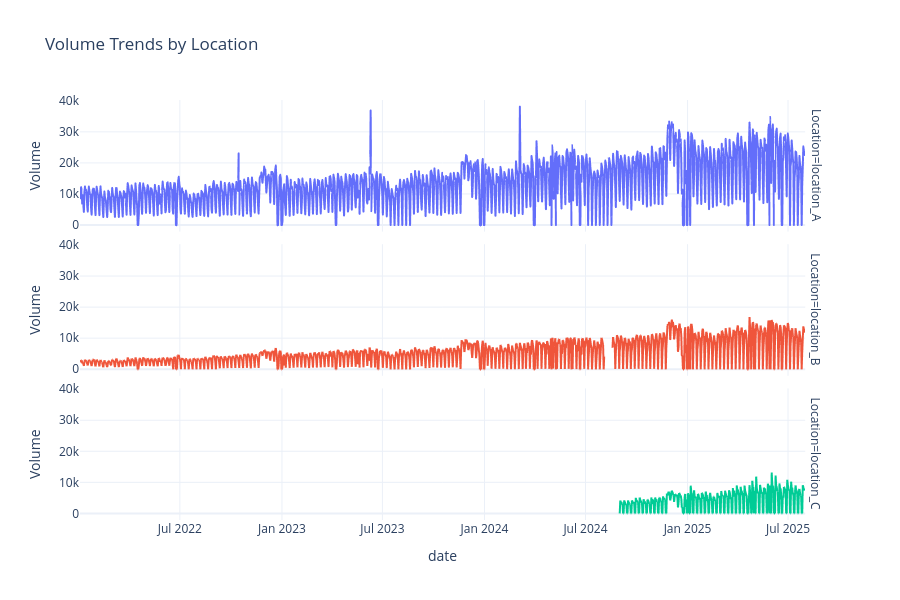

Notebook cell for this chart:
### Markdown cell above
## 3. Time Series Visualization

### Code cell
fig = px.line(
    df_long,
    x="date",
    y="Volume",
    facet_row="Location",
    color="Location",
    title="Volume Trends by Location",
    template="plotly_white",
    height=600,
)

fig.update_layout(showlegend=False)

fig.show()

### Figure 1 — Plotly figure (JSON) as saved in the notebook; plotly's stock layout.template omitted (floating-point values rounded to 4 significant figures; data arrays with more than 128 entries replaced by an {"elided": "..."} marker saying what was removed)
{"data": [{"hovertemplate": "Location=location_A<br>date=%{x}<br>Volume=%{y}<extra></extra>", "legendgroup": "location_A", "line": {"color": "#636efa", "dash": "solid"}, "marker": {"symbol": "circle"}, "mode": "lines", "name": "location_A", "showlegend": true, "type": "scattergl", "x": {"elided": "1308 str values"}, "xaxis": "x3", "y": {"elided": "1308 float values"}, "yaxis": "y3"}, {"hovertemplate": "Location=location_B<br>date=%{x}<br>Volume=%{y}<extra></extra>", "legendgroup": "location_B", "line": {"color": "#EF553B", "dash": "solid"}, "marker": {"symbol": "circle"}, "mode": "lines", "name": "location_B", "showlegend": true, "type": "scattergl", "x": {"elided": "1308 str values"}, "xaxis": "x2", "y": {"elided": "1308 float values"}, "yaxis": "y2"}, {"hovertemplate": "Location=location_C<br>date=%{x}<br>Volume=%{y}<extra></extra>", "legendgroup": "location_C", "line": {"color": "#00cc96", "dash": "solid"}, "marker": {"symbol": "circle"}, "mode": "lines", "name": "location_C", "showlegend": true, "type": "scattergl", "x": {"elided": "1308 str values"}, "xaxis": "x", "y": {"elided": "1308 float values"}, "yaxis": "y"}], "layout": {"annotations": [{"font": {}, "showarrow": false, "text": "Location=location_C", "textangle": 90, "x": 0.98, "xanchor": "left", "xref": "paper", "y": 0.1567, "yanchor": "middle", "yref": "paper"}, {"font": {}, "showarrow": false, "text": "Location=location_B", "textangle": 90, "x": 0.98, "xanchor": "left", "xref": "paper", "y": 0.5, "yanchor": "middle", "yref": "paper"}, {"font": {}, "showarrow": false, "text": "Location=location_A", "textangle": 90, "x": 0.98, "xanchor": "left", "xref": "paper", "y": 0.8433, "yanchor": "middle", "yref": "paper"}], "height": 600, "legend": {"title": {"text": "Location"}, "tracegroupgap": 0}, "showlegend": false, "title": {"text": "Volume Trends by Location"}, "xaxis": {"anchor": "y", "domain": [0, 0.98], "title": {"text": "date"}}, "xaxis2": {"anchor": "y2", "domain": [0, 0.98], "matches": "x", "showticklabels": false}, "xaxis3": {"anchor": "y3", "domain": [0, 0.98], "matches": "x", "showticklabels": false}, "yaxis": {"anchor": "x", "domain": [0, 0.3133], "title": {"text": "Volume"}}, "yaxis2": {"anchor": "x2", "domain": [0.3433, 0.6567], "matches": "y", "title": {"text": "Volume"}}, "yaxis3": {"anchor": "x3", "domain": [0.6867, 1.0], "matches": "y", "title": {"text": "Volume"}}}}
